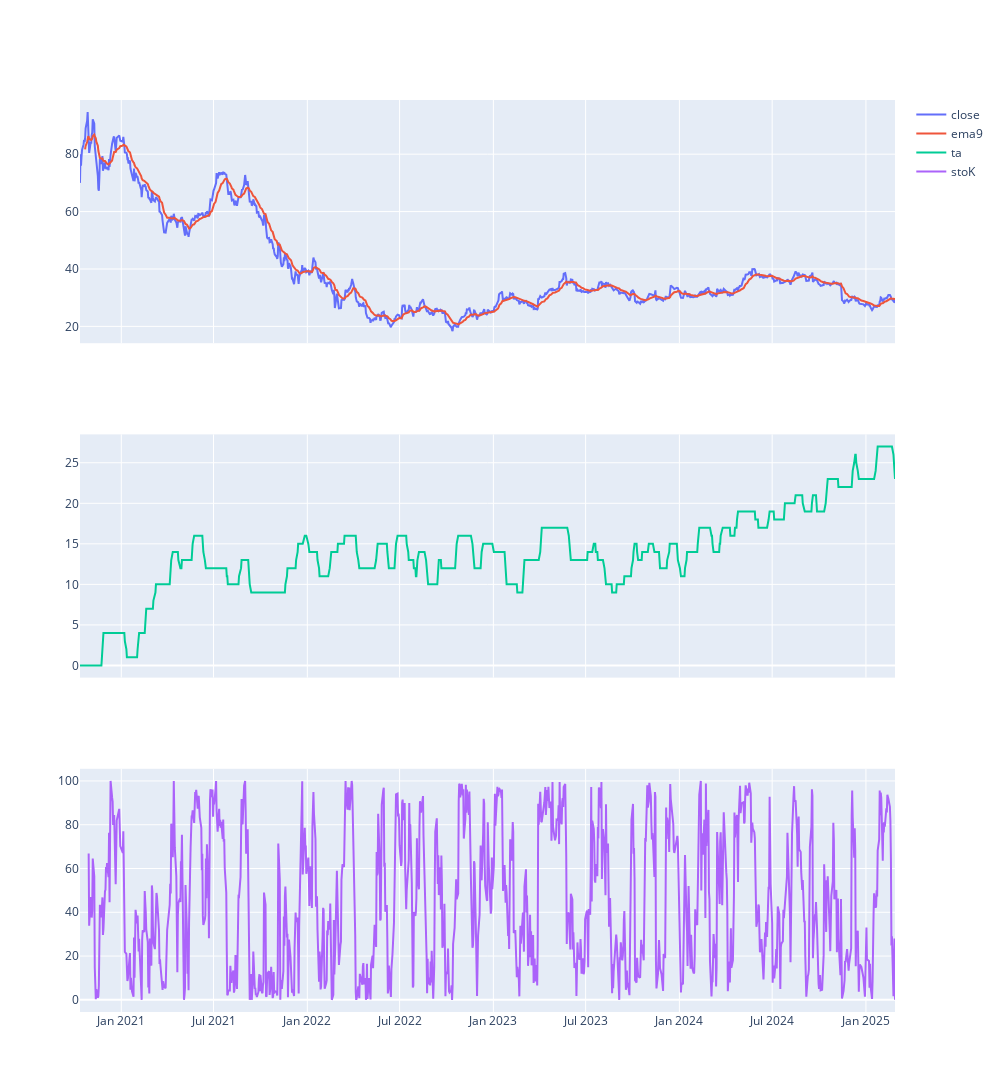

Notebook code for this chart:
### Code cell
fig = make_subplots(rows=3,cols=1, shared_xaxes=True)
fig.add_trace(go.Scatter(x=df["date"], y=df['close'], name='close'),row=1,col=1)
fig.add_trace(go.Scatter(x=df["date"], y=df['ema9'], name='ema9'),row=1,col=1)
fig.add_trace(go.Scatter(x=df["date"], y=df['ta'],name='ta'), row=2, col=1)
#fig.add_trace(go.Scatter(x=df["date"], y=df['stoD'],name='stoD'), row=3, col=1)
fig.add_trace(go.Scatter(x=df["date"], y=df['stoK'],name='stoK'), row=3, col=1)
#fig.add_trace(go.Scatter(x=df["date"], y=df['-DI'],name='-DI'), row=3, col=1)
fig.update_layout(height=1200, width=1000)

### Figure 1 — Plotly figure (JSON) as saved in the notebook; plotly's stock layout.template omitted (floating-point values rounded to 4 significant figures; data arrays with more than 128 entries replaced by an {"elided": "..."} marker saying what was removed)
{"data": [{"name": "close", "type": "scatter", "x": {"elided": "1096 str values"}, "xaxis": "x", "y": {"elided": "1096 float values"}, "yaxis": "y"}, {"name": "ema9", "type": "scatter", "x": {"elided": "1096 str values"}, "xaxis": "x", "y": {"elided": "1096 float values"}, "yaxis": "y"}, {"name": "ta", "type": "scatter", "x": {"elided": "1096 str values"}, "xaxis": "x2", "y": {"elided": "1096 int values"}, "yaxis": "y2"}, {"name": "stoK", "type": "scatter", "x": {"elided": "1096 str values"}, "xaxis": "x3", "y": {"elided": "1096 float values"}, "yaxis": "y3"}], "layout": {"height": 1200, "width": 1000, "xaxis": {"anchor": "y", "domain": [0, 1], "matches": "x3", "showticklabels": false}, "xaxis2": {"anchor": "y2", "domain": [0, 1], "matches": "x3", "showticklabels": false}, "xaxis3": {"anchor": "y3", "domain": [0, 1]}, "yaxis": {"anchor": "x", "domain": [0.7333, 1]}, "yaxis2": {"anchor": "x2", "domain": [0.3667, 0.6333]}, "yaxis3": {"anchor": "x3", "domain": [0, 0.2667]}}}
